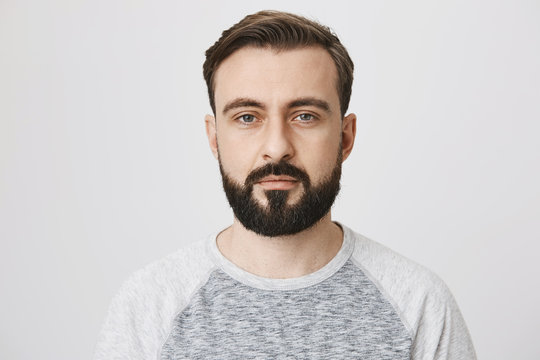
#> input picture image1.jpg, 540 x 360 px
$ python sample10_FUNCTION_OF_CV_ADD.py
#> lines starting #> are read from the running program, lines starting #| are printed output that depends on the picture
import numpy as np
import cv2

img1 = cv2.imread('image1.jpg')
#> img1 is the input picture: shape (360, 540, 3); mean B, G, R 201.9, 203, 207.7
img2 = cv2.imread('image2.jpg')
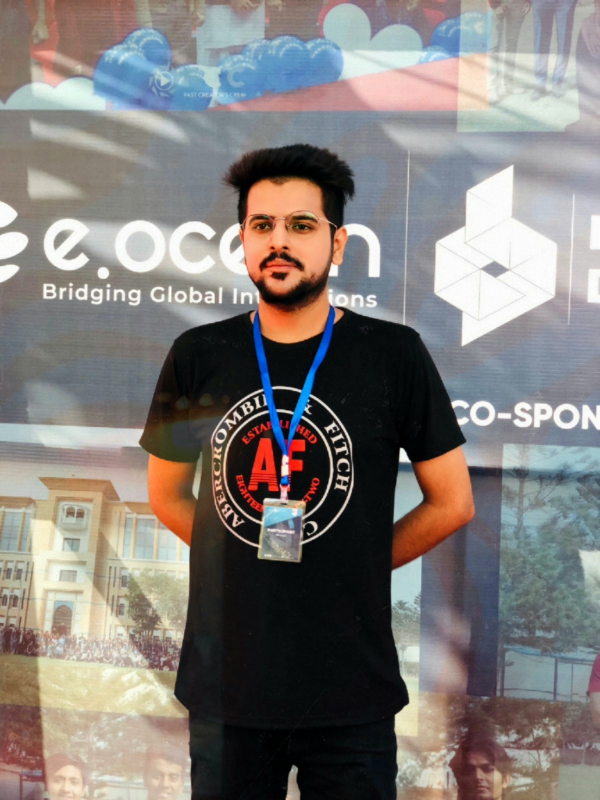
#> input picture image2.jpg, 1200 x 1600 px (shown at 1/2 size)
#> img2 is the input picture: shape (1600, 1200, 3); mean B, G, R 121.2, 124.5, 129.4

img1 = cv2.resize(img1, (512, 512))
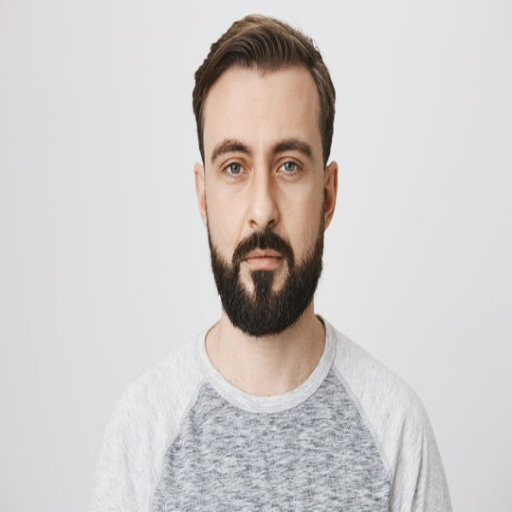
#> img1: shape (512, 512, 3); mean B, G, R 201.8, 202.9, 207.6
img2 = cv2.resize(img2, (512, 512))
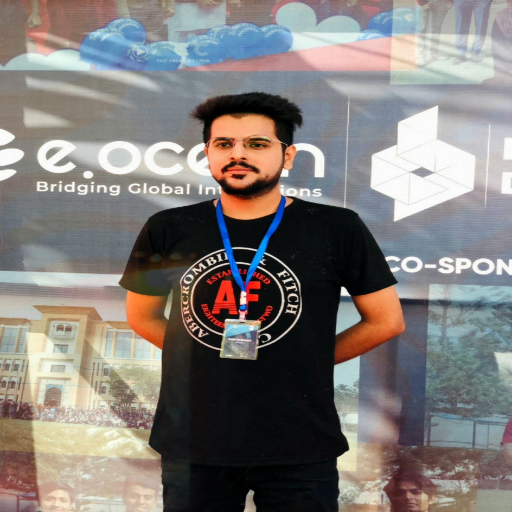
#> img2: shape (512, 512, 3); mean B, G, R 121.1, 124.4, 129.3

result = cv2.add(img1, img2)
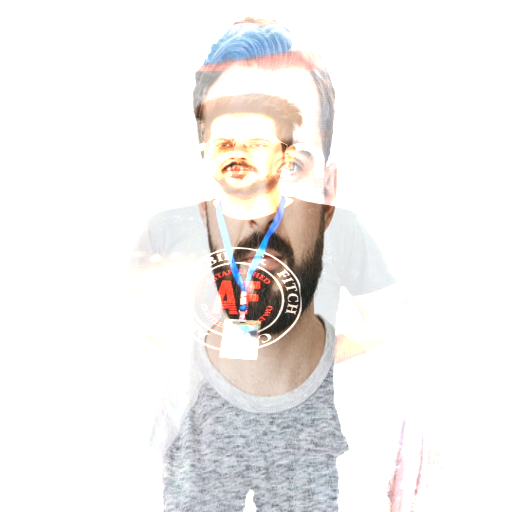
#> result: shape (512, 512, 3); mean B, G, R 238.5, 239.6, 241.8

cv2.imshow('Result Image',result)
cv2.waitKey(0)
cv2.destroyAllWindows()
